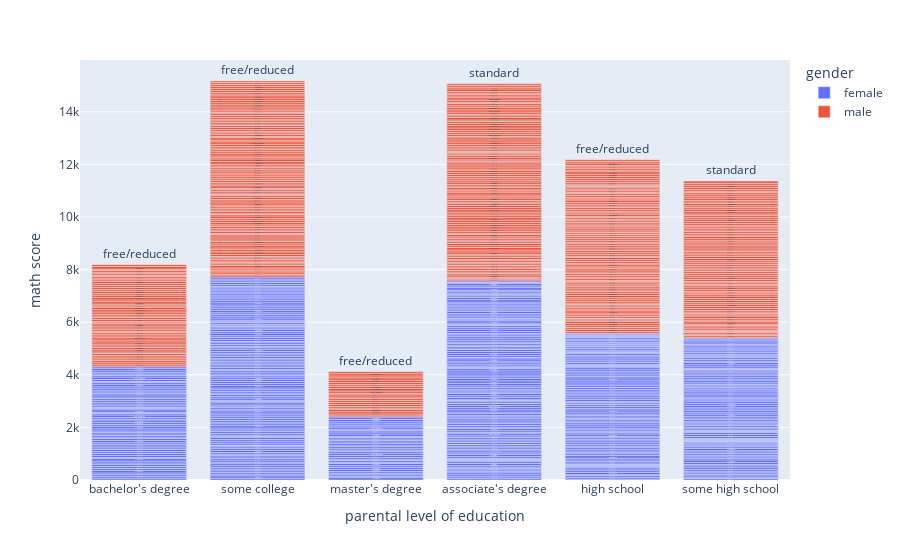

The cell this chart's notebook holds for it:
### Code cell
fig = px.bar(df, x ='parental level of education', y = 'math score',color = 'gender', text='lunch')
fig.show()

### Figure 1 — Plotly figure (JSON) as saved in the notebook; plotly's stock layout.template omitted (floating-point values rounded to 4 significant figures; data arrays with more than 128 entries replaced by an {"elided": "..."} marker saying what was removed)
{"data": [{"alignmentgroup": "True", "hovertemplate": "gender=female<br>parental level of education=%{x}<br>math score=%{y}<br>lunch=%{text}<extra></extra>", "legendgroup": "female", "marker": {"color": "#636efa", "pattern": {"shape": ""}}, "name": "female", "offsetgroup": "female", "orientation": "v", "showlegend": true, "text": {"elided": "518 str values"}, "textposition": "auto", "type": "bar", "x": {"elided": "518 str values"}, "xaxis": "x", "y": {"elided": "518 int values"}, "yaxis": "y"}, {"alignmentgroup": "True", "hovertemplate": "gender=male<br>parental level of education=%{x}<br>math score=%{y}<br>lunch=%{text}<extra></extra>", "legendgroup": "male", "marker": {"color": "#EF553B", "pattern": {"shape": ""}}, "name": "male", "offsetgroup": "male", "orientation": "v", "showlegend": true, "text": {"elided": "482 str values"}, "textposition": "auto", "type": "bar", "x": {"elided": "482 str values"}, "xaxis": "x", "y": {"elided": "482 int values"}, "yaxis": "y"}], "layout": {"barmode": "relative", "legend": {"title": {"text": "gender"}, "tracegroupgap": 0}, "margin": {"t": 60}, "xaxis": {"anchor": "y", "domain": [0, 1], "title": {"text": "parental level of education"}}, "yaxis": {"anchor": "x", "domain": [0, 1], "title": {"text": "math score"}}}}
